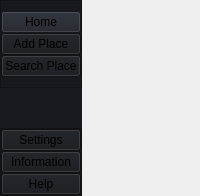
     <widget class="QWidget" name="leftMenuContainer" native="true">
      <layout class="QVBoxLayout" name="verticalLayout">
       <property name="spacing">
        <number>0</number>
       </property>
       <property name="leftMargin">
        <number>0</number>
       </property>
       <property name="topMargin">
        <number>0</number>
       </property>
       <property name="rightMargin">
        <number>0</number>
       </property>
       <property name="bottomMargin">
        <number>0</number>
       </property>
       <item alignment="Qt::AlignLeft">
        <widget class="QWidget" name="leftMenuSubContainer" native="true">
         <property name="styleSheet">
          <string notr="true">background-color: rgb(22, 25, 29);</string>
         </property>
         <layout class="QVBoxLayout" name="verticalLayout_2">
          <property name="spacing">
           <number>0</number>
          </property>
          <property name="leftMargin">
           <number>0</number>
          </property>
          <property name="topMargin">
           <number>0</number>
          </property>
          <property name="rightMargin">
           <number>0</number>
          </property>
          <property name="bottomMargin">
           <number>0</number>
          </property>
          <item alignment="Qt::AlignTop">
           <widget class="QFrame" name="frame">
            <property name="sizePolicy">
             <sizepolicy hsizetype="Preferred" vsizetype="Preferred">
              <horstretch>0</horstretch>
              <verstretch>0</verstretch>
             </sizepolicy>
            </property>
            <property name="styleSheet">
             <string notr="true">background-color: rgb(22, 25, 29);</string>
            </property>
            <property name="frameShape">
             <enum>QFrame::StyledPanel</enum>
            </property>
            <property name="frameShadow">
             <enum>QFrame::Raised</enum>
            </property>
            <layout class="QVBoxLayout" name="verticalLayout_3" stretch="0,0,0">
             <property name="spacing">
              <number>0</number>
             </property>
             <property name="leftMargin">
              <number>0</number>
             </property>
             <property name="topMargin">
              <number>10</number>
             </property>
             <property name="rightMargin">
              <number>0</number>
             </property>
             <property name="bottomMargin">
              <number>10</number>
             </property>
             <item>
              <widget class="QPushButton" name="homeBtn">
               <property name="styleSheet">
                <string notr="true">background-color: rgb(31, 35, 42);</string>
               </property>
               <property name="text">
                <string>Home</string>
               </property>
               <property name="icon">
                <iconset resource="resourse.qrc">
                 <normaloff>:/Imegs and Icon/icon/home.svg</normaloff>:/Imegs and Icon/icon/home.svg</iconset>
               </property>
               <property name="iconSize">
                <size>
                 <width>24</width>
                 <height>24</height>
                </size>
               </property>
              </widget>
             </item>
             <item>
              <widget class="QPushButton" name="addPlaceBtn">
               <property name="styleSheet">
                <string notr="true"/>
               </property>
               <property name="text">
                <string>Add Place</string>
               </property>
               <property name="icon">
                <iconset resource="resourse.qrc">
                 <normaloff>:/Imegs and Icon/icon/list.svg</normaloff>:/Imegs and Icon/icon/list.svg</iconset>
               </property>
               <property name="iconSize">
                <size>
                 <width>24</width>
                 <height>24</height>
                </size>
               </property>
              </widget>
             </item>
             <item>
              <widget class="QPushButton" name="searchPlaceBtn">
               <property name="styleSheet">
                <string notr="true"/>
               </property>
               <property name="text">
                <string>Search Place</string>
               </property>
               <property name="icon">
                <iconset resource="resourse.qrc">
                 <normaloff>:/Imegs and Icon/icon/database.svg</normaloff>:/Imegs and Icon/icon/database.svg</iconset>
               </property>
               <property name="iconSize">
                <size>
                 <width>24</width>
                 <height>24</height>
                </size>
               </property>
              </widget>
             </item>
            </layout>
           </widget>
          </item>
          <item>
           <spacer name="verticalSpacer">
            <property name="orientation">
             <enum>Qt::Vertical</enum>
            </property>
            <property name="sizeHint" stdset="0">
             <size>
              <width>20</width>
              <height>40</height>
             </size>
            </property>
           </spacer>
          </item>
          <item>
           <widget class="QFrame" name="frame_3">
            <property name="styleSheet">
             <string notr="true">background-color: rgb(22, 25, 29);</string>
            </property>
            <property name="frameShape">
             <enum>QFrame::StyledPanel</enum>
            </property>
            <property name="frameShadow">
             <enum>QFrame::Raised</enum>
            </property>
            <layout class="QVBoxLayout" name="verticalLayout_4">
             <property name="spacing">
              <number>0</number>
             </property>
             <property name="leftMargin">
              <number>0</number>
             </property>
             <property name="topMargin">
              <number>0</number>
             </property>
             <property name="rightMargin">
              <number>0</number>
             </property>
             <property name="bottomMargin">
              <number>0</number>
             </property>
             <item>
              <widget class="QPushButton" name="pushButton_2">
               <property name="styleSheet">
                <string notr="true"/>
               </property>
               <property name="text">
                <string>Settings</string>
               </property>
               <property name="icon">
                <iconset resource="resourse.qrc">
                 <normaloff>:/Imegs and Icon/icon/settings.svg</normaloff>:/Imegs and Icon/icon/settings.svg</iconset>
               </property>
               <property name="iconSize">
                <size>
                 <width>24</width>
                 <height>24</height>
                </size>
               </property>
              </widget>
             </item>
             <item>
              <widget class="QPushButton" name="pushButton_5">
               <property name="styleSheet">
                <string notr="true"/>
               </property>
               <property name="text">
                <string>Information</string>
               </property>
               <property name="icon">
                <iconset resource="resourse.qrc">
                 <normaloff>:/Imegs and Icon/icon/info.svg</normaloff>:/Imegs and Icon/icon/info.svg</iconset>
               </property>
               <property name="iconSize">
                <size>
                 <width>24</width>
                 <height>24</height>
                </size>
               </property>
              </widget>
             </item>
             <item>
              <widget class="QPushButton" name="pushButton_6">
               <property name="styleSheet">
                <string notr="true"/>
               </property>
               <property name="text">
                <string>Help</string>
               </property>
               <property name="icon">
                <iconset resource="resourse.qrc">
                 <normaloff>:/Imegs and Icon/icon/help-circle.svg</normaloff>:/Imegs and Icon/icon/help-circle.svg</iconset>
               </property>
               <property name="iconSize">
                <size>
                 <width>24</width>
                 <height>24</height>
                </size>
               </property>
              </widget>
             </item>
            </layout>
           </widget>
          </item>
         </layout>
        </widget>
       </item>
      </layout>
     </widget>
